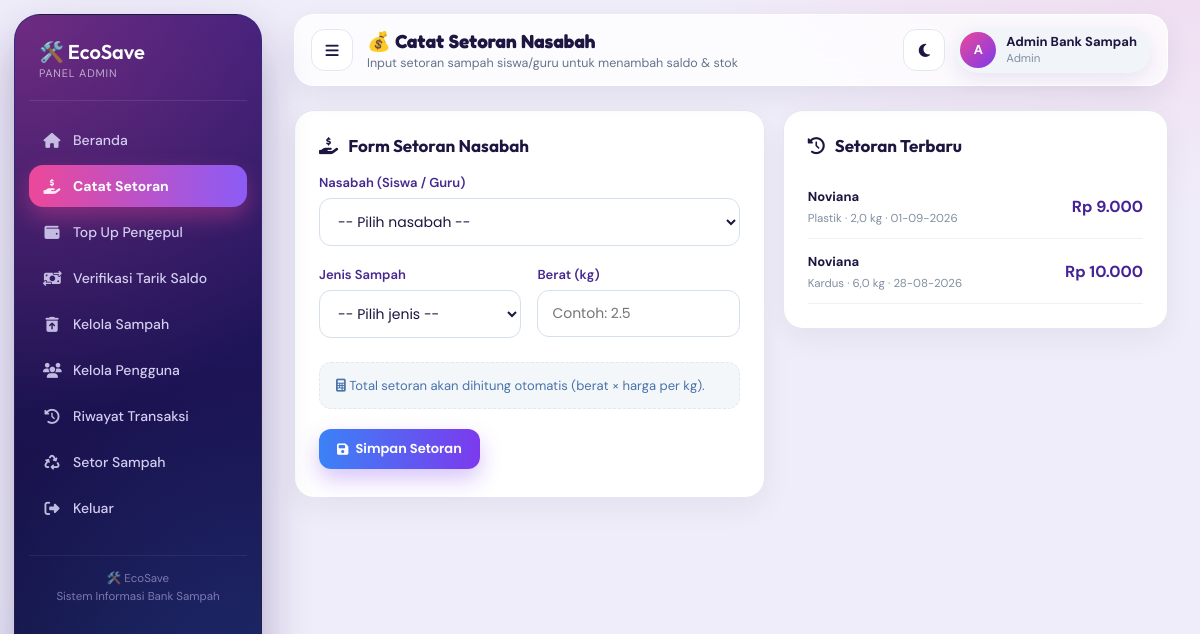
/setor_admin.php (signed in), run on the app's committed database.
### tables this page shows
CREATE TABLE transaksi (
  id_transaksi INT AUTO_INCREMENT PRIMARY KEY,
  id_user INT NOT NULL,
  id_sampah INT NOT NULL,
  tipe ENUM('setor','jual_pengepul','') DEFAULT 'setor',
  berat_kg FLOAT NOT NULL,
  total_rp INT NOT NULL,
  tanggal DATETIME NOT NULL,
  FOREIGN KEY (id_user) REFERENCES users(id_user),
  FOREIGN KEY (id_sampah) REFERENCES sampah(id_sampah)
);

CREATE TABLE users (
  id_user INT AUTO_INCREMENT PRIMARY KEY,
  nama VARCHAR(100) NOT NULL,
  username VARCHAR(50) NOT NULL UNIQUE,
  password VARCHAR(255) NOT NULL,
  role ENUM('admin','siswa','guru','pengepul') DEFAULT 'siswa',
  saldo INT DEFAULT 0
);

CREATE TABLE sampah (
  id_sampah INT AUTO_INCREMENT PRIMARY KEY,
  jenis_sampah VARCHAR(50) NOT NULL,
  harga_per_kg INT NOT NULL,
  stok_kg FLOAT DEFAULT 0
);

### setor_admin.php (the view, shortened to what this page needs)
<?php
include "koneksi.php";
$nama_admin = $_SESSION['nama'];
function rupiah($angka)
{
    return "Rp " . number_format($angka, 0, ',', '.');
}
$query_nasabah = mysqli_query(
    $koneksi,
    "SELECT id_user, nama, username, role, saldo FROM users
     WHERE role IN ('siswa','guru')
     ORDER BY nama ASC"
);
$query_sampah = mysqli_query(
    $koneksi,
    "SELECT id_sampah, jenis_sampah, harga_per_kg, stok_kg FROM sampah ORDER BY jenis_sampah ASC"
);
$daftar_sampah = [];
while ($row = mysqli_fetch_assoc($query_sampah)) {
    $daftar_sampah[] = $row;
}
$query_riwayat = mysqli_query(
    $koneksi,
    "SELECT t.tanggal, t.berat_kg, t.total_rp, u.nama, s.jenis_sampah
     FROM transaksi t
     JOIN users u ON t.id_user = u.id_user
     JOIN sampah s ON t.id_sampah = s.id_sampah
     WHERE t.tipe = 'setor'
     ORDER BY t.tanggal DESC
     LIMIT 8"
);
?>
<!DOCTYPE html>
<html lang="id">
<head>
    <link rel="stylesheet" href="https://cdnjs.cloudflare.com/ajax/libs/font-awesome/6.5.2/css/all.min.css">
    <link rel="stylesheet" href="assets/tema.css">
</head>
<body>
    <aside class="sidebar">
        <div class="logo">
            🛠️ EcoSave
            <span>Panel Admin</span>
        </div>
        <ul class="menu">
            <li>
                <a href="dashboard_admin.php" class="">
                    <i class="fa-solid fa-house"></i>
                    <span>Beranda</span>
                </a>
            </li>
            <li>
                <a href="setor_admin.php" class="active">
                    <i class="fa-solid fa-hand-holding-dollar"></i>
                    <span>Catat Setoran</span>
                </a>
            </li>
            <li>
                <a href="topup_pengepul.php" class="">
                    <i class="fa-solid fa-wallet"></i>
                    <span>Top Up Pengepul</span>
                </a>
            </li>
            <li>
                <a href="verifikasi_tarik.php" class="">
                    <i class="fa-solid fa-money-bill-transfer"></i>
                    <span>Verifikasi Tarik Saldo</span>
                </a>
            </li>
            <li>
                <a href="kelola_sampah.php" class="">
                    <i class="fa-solid fa-trash-can-arrow-up"></i>
                    <span>Kelola Sampah</span>
                </a>
            </li>
            <li>
                <a href="kelola_user.php" class="">
                    <i class="fa-solid fa-users"></i>
                    <span>Kelola Pengguna</span>
                </a>
            </li>
            <li>
                <a href="riwayat_admin.php" class="">
                    <i class="fa-solid fa-clock-rotate-left"></i>
                    <span>Riwayat Transaksi</span>
                </a>
            </li>
            <li>
                <a href="setor_sampah.php">
                    <i class="fa-solid fa-recycle"></i>
                    <span>Setor Sampah</span>
                </a>
            </li>
            <li>
                <a href="logout.php">
                    <i class="fa-solid fa-right-from-bracket"></i>
                    <span>Keluar</span>
                </a>
            </li>
        </ul>
        <div class="sidebar-footer">
            🛠️ EcoSave<br>
            Sistem Informasi Bank Sampah
        </div>
    </aside>
    <main class="main">
        <div class="topbar">
            <div>
                <h1>💰 Catat Setoran Nasabah</h1>
                <p>Input setoran sampah siswa/guru untuk menambah saldo & stok</p>
            </div>
            <div class="profile">
                <div class="profile-icon"><?= strtoupper(substr($nama_admin, 0, 1)) ?></div>
                <div>
                    <b><?= htmlspecialchars($nama_admin) ?></b><br>
                    <span style="color:#818fa1;">Admin</span>
                </div>
            </div>
        </div>
        <div class="grid-2">
            <div class="box">
                <div class="box-header">
                    <h2><i class="fa-solid fa-hand-holding-dollar"></i> Form Setoran Nasabah</h2>
                </div>
                <?php if (mysqli_num_rows($query_nasabah) === 0 || count($daftar_sampah) === 0): ?>
                    <div class="empty-state">
                        <i class="fa-solid fa-triangle-exclamation"></i>
                        <?= mysqli_num_rows($query_nasabah) === 0 ? 'Belum ada akun siswa/guru terdaftar.' : 'Belum ada data jenis sampah. Tambahkan dulu di menu Kelola Sampah.' ?>
                    </div>
                <?php else: ?>
                <form action="proses_setor_admin.php" method="POST">
                    <div class="form-grid">
                        <div class="form-group full">
                            <label>Nasabah (Siswa / Guru)</label>
                            <select name="id_user" required>
                                <option value="">-- Pilih nasabah --</option>
                            </select>
                        </div>
                        <div class="form-group">
                            <label>Jenis Sampah</label>
                            <select name="id_sampah" id="id_sampah" required onchange="hitungTotal()">
                                <option value="">-- Pilih jenis --</option>
                            </select>
                        </div>
                        <div class="form-group">
                            <label>Berat (kg)</label>
                            <input type="number" step="0.1" min="0.1" name="berat_kg" id="berat_kg" placeholder="Contoh: 2.5" required onkeyup="hitungTotal()" oninput="hitungTotal()">
                        </div>
                        <div class="form-group full">
                            <div class="hint-box" id="hasilHitung">
                                <i class="fa-solid fa-calculator"></i> Total setoran akan dihitung otomatis (berat &times; harga per kg).
                            </div>
                        </div>
                        <div class="form-group full">
                            <button type="submit" class="btn btn-primary">
                                <i class="fa-solid fa-floppy-disk"></i> Simpan Setoran
                            </button>
                        </div>
                    </div>
                </form>
                <?php endif; ?>
            </div>
            <div class="table-box">
                <div class="table-header">
                    <h2><i class="fa-solid fa-clock-rotate-left"></i> Setoran Terbaru</h2>
                </div>
                <?php if (mysqli_num_rows($query_riwayat) > 0): ?>
                    <?php while ($row = mysqli_fetch_assoc($query_riwayat)): ?>
                        <div style="display:flex; justify-content:space-between; align-items:center; padding:11px 0; border-bottom:1px solid #edf2f6;">
                            <div>
                                <b style="font-size:13px;"><?= htmlspecialchars($row['nama']) ?></b><br>
                                <span style="font-size:11.5px; color:#818fa1;">
                                    <?= htmlspecialchars($row['jenis_sampah']) ?> &middot; <?= number_format($row['berat_kg'], 1, ',', '.') ?> kg &middot; <?= date('d-m-Y', strtotime($row['tanggal'])) ?>
                                </span>
                            </div>
                            <div class="total-cell"><?= rupiah($row['total_rp']) ?></div>
                        </div>
                    <?php endwhile; ?>
                <?php endif; ?>
            </div>
        </div>
    </main>
</body>
</html>

### assets/tema.css (style rules this page uses)
:root { --t-navy-1: #2f1d78; --t-navy-2: #0f0d33; --t-em: #10b981; --t-em-2: #34d399; --t-em-dk: #047857; --t-pink: #ec4899; --t-purple: #7c3aed; --t-blue: #3b82f6; --t-amber: #f5b942; --t-bg: #f0edfa; --t-surface: #ffffff; --t-ink: #1d1640; --t-muted: #64748b; --t-line: #e1e8f0; --t-radius: 20px; --t-sb-w: 248px; }
* { font-family: 'DM Sans', system-ui, sans-serif; }
h1, h2, h3, .logo, .card-value, .badge-name, .saldo-hero h2, .summary-value { font-family: 'Outfit', 'DM Sans', sans-serif; }
body { background: radial-gradient(900px 500px at 100% -10%, rgba(236, 72, 153, .12), transparent 60%), radial-gradient(700px 500px at -10% 110%, rgba(59, 130, 246, .14), transparent 60%), var(--t-bg); background-attachment: fixed; color: var(--t-ink); }
.sidebar { left: 14px; top: 14px; width: var(--t-sb-w); height: calc(100vh - 28px); padding: 22px 14px 18px; border-radius: 26px; background: linear-gradient(185deg, var(--t-navy-1) 0%, #1b1352 50%, var(--t-navy-2) 100%); box-shadow: 0 24px 48px rgba(31, 18, 90, .32); border: 1px solid rgba(255, 255, 255, .06); transition: transform .3s ease; z-index: 100; }
.sidebar::before { background-image: radial-gradient(circle at 0% 0%, rgba(236, 72, 153, .34), transparent 50%), radial-gradient(circle at 100% 100%, rgba(59, 130, 246, .30), transparent 50%); background-size: auto; }
.sidebar .logo { text-align: left; font-size: 20px; padding: 2px 10px 20px; margin-bottom: 18px; border-bottom: 1px solid rgba(255, 255, 255, .09); color: #fff; }
.sidebar .logo span { font-size: 11px; opacity: .6; margin-top: 2px; letter-spacing: .8px; text-transform: uppercase; }
.sidebar .menu li { margin: 4px 0; }
.sidebar .menu a { display: flex; align-items: center; gap: 12px; padding: 12px 14px; border-radius: 14px; color: #d3cdf0; font-size: 14px; font-weight: 500; transform: none; transition: background .2s, color .2s; }
.sidebar .menu a i { width: 18px; text-align: center; font-size: 15px; opacity: .9; }
.sidebar .menu a.active { background: linear-gradient(90deg, var(--t-pink), #8b5cf6); color: #fff; font-weight: 700; box-shadow: 0 10px 22px rgba(236, 72, 153, .38); transform: none; }
.sidebar .sidebar-footer { color: #a79fd6; font-size: 11.5px; border-top: 1px solid rgba(255, 255, 255, .09); padding-top: 14px; }
.main { margin-left: calc(var(--t-sb-w) + 28px); padding: 14px 32px 40px 18px; transition: margin-left .3s ease; }
.topbar, .main > .header { position: sticky; top: 12px; z-index: 50; display: flex; align-items: center; justify-content: space-between; flex-wrap: nowrap; gap: 14px; margin: 0 0 24px; padding: 12px 16px; background: rgba(255, 255, 255, .78); -webkit-backdrop-filter: blur(14px); backdrop-filter: blur(14px); border: 1px solid rgba(255, 255, 255, .9); border-radius: var(--t-radius); box-shadow: 0 10px 28px rgba(15, 34, 56, .07); }
.tb-judul h1 { font-size: 19px; font-weight: 700; color: var(--t-ink); line-height: 1.25; }
.tb-judul p { font-size: 12.5px; color: var(--t-muted); margin-top: 2px; }
.profile { display: flex; align-items: center; gap: 10px; padding: 5px 14px 5px 5px; border-radius: 999px; background: #f1f5f9; font-size: 13px; line-height: 1.25; color: var(--t-ink); }
.profile span { font-size: 11.5px; }
.profile-icon { width: 36px; height: 36px; border-radius: 50%; display: grid; place-items: center; font-weight: 700; color: #fff; background: linear-gradient(135deg, var(--t-pink), var(--t-purple)); box-shadow: none; }
.card, .box, .table-box, .impact-box, .chart-box, .badge-card, .summary-card { border-radius: var(--t-radius); border: 1px solid var(--t-line); box-shadow: 0 10px 30px rgba(15, 34, 56, .06); }
.box h2, .table-header h2, .impact-box h2 { font-size: 17px; color: var(--t-ink); }
input, select, textarea { border-radius: 12px; border: 1.5px solid #d6e0ea; background: #fff; color: var(--t-ink); transition: border-color .2s, box-shadow .2s; }
.submit-btn, .btn:not(.btn-danger):not(.btn-warning):not(.btn-secondary) { border-radius: 12px; font-weight: 600; transition: transform .15s, box-shadow .2s, filter .2s; }
.submit-btn, .btn-primary { background: linear-gradient(90deg, var(--t-blue), var(--t-purple)); color: #fff; box-shadow: 0 10px 22px rgba(124, 58, 237, .30); }

### data on the page
transaksi: id_user.nama "Noviana", id_sampah.jenis_sampah "Plastik", berat_kg "2,0", tanggal "01-09-2026", total_rp "Rp 9.000"
transaksi: id_user.nama "Noviana", id_sampah.jenis_sampah "Kardus", berat_kg "6,0", tanggal "28-08-2026", total_rp "Rp 10.000"

### other printed values
substr($nama_admin, 0, 1) "A"
$nama_admin "Admin Bank Sampah"
